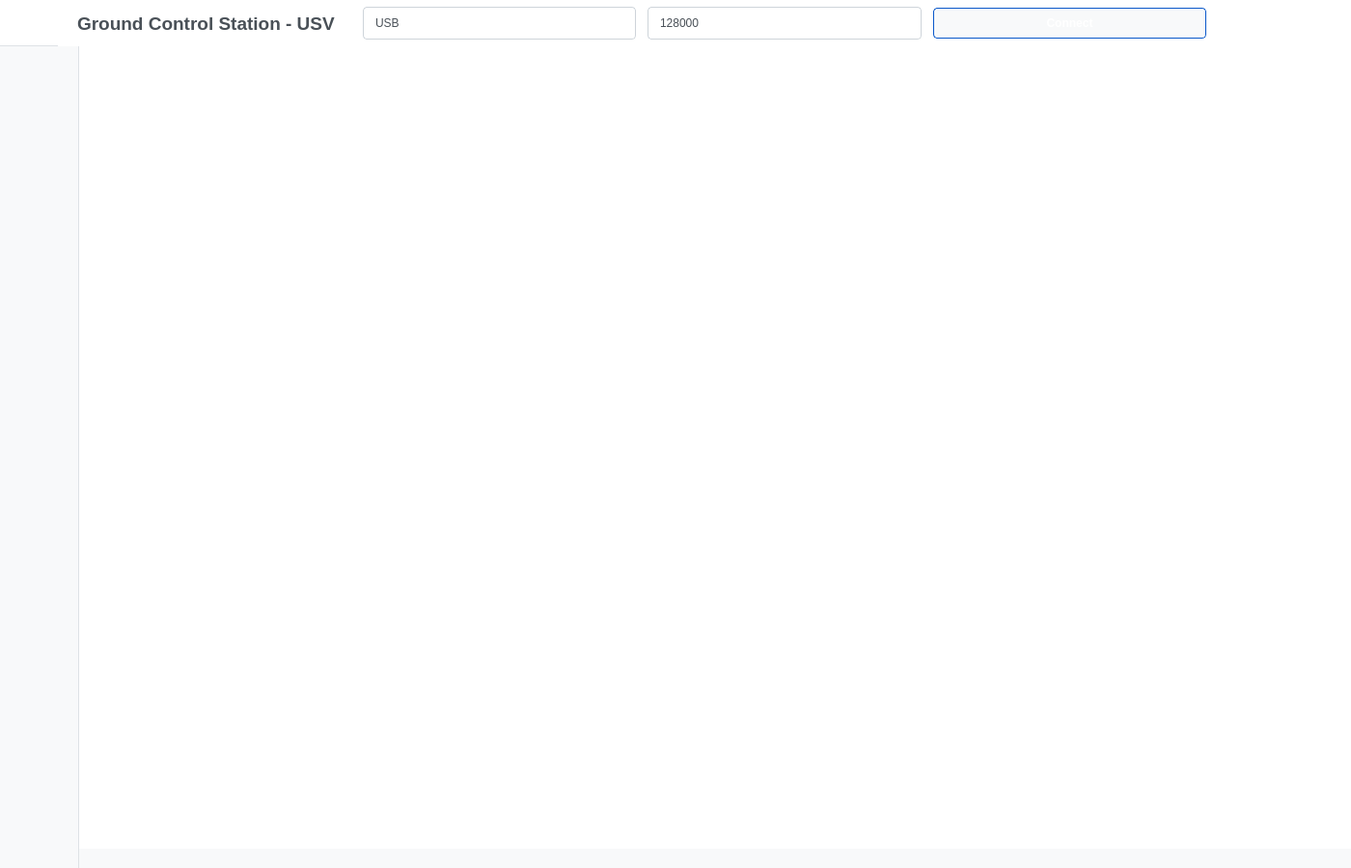
<?xml version="1.0" encoding="UTF-8"?>
<ui version="4.0">
 <class>MainWindow</class>
 <widget class="QMainWindow" name="MainWindow">
  <property name="geometry">
   <rect>
    <x>0</x>
    <y>0</y>
    <width>1400</width>
    <height>900</height>
   </rect>
  </property>
  <property name="minimumSize">
   <size>
    <width>1200</width>
    <height>800</height>
   </size>
  </property>
  <property name="windowTitle">
   <string>Ground Control Station - USV</string>
  </property>
  <property name="styleSheet">
   <string notr="true">
/* MODERN WINDOWS 10 LIGHT STYLE */
QMainWindow {
    background: qlineargradient(x1:0, y1:0, x2:0, y2:1, 
                                stop:0 #f8f9fa, stop:1 #e9ecef);
    color: #212529;
}

/* MODERN TITLE BAR */
QFrame#frame_top {
    background: #ffffff;
    border-bottom: 1px solid #dee2e6;
}

QFrame#frame_top_btns {
    background: #ffffff;
}

/* MODERN BUTTONS - TITLE BAR */
QPushButton#btn_minimize, QPushButton#btn_maximize_restore, QPushButton#btn_close {
    border: none;
    background: transparent;
    padding: 8px;
    color: #495057;
}
QPushButton#btn_minimize:hover, QPushButton#btn_maximize_restore:hover {
    background: #e9ecef;
}
QPushButton#btn_close:hover {
    background: #dc3545;
    color: white;
}

/* MODERN SIDEBAR */
QFrame#frame_left_menu {
    background: #f8f9fa;
    border-right: 1px solid #dee2e6;
}

QPushButton#btn_toggle_menu {
    background: transparent;
    border: none;
    padding: 15px;
    color: #495057;
}
QPushButton#btn_toggle_menu:hover {
    background: #e9ecef;
}

/* MODERN NAVIGATION BUTTONS */
QPushButton#btn_home_page, QPushButton#btn_indicators_page, QPushButton#btn_targets_page {
    background: transparent;
    border: none;
    text-align: left;
    padding: 15px 20px;
    color: #495057;
    font-size: 14px;
    border-left: 3px solid transparent;
}

QPushButton#btn_home_page:hover, QPushButton#btn_indicators_page:hover, QPushButton#btn_targets_page:hover {
    background: #e9ecef;
    color: #212529;
}

QPushButton#btn_home_page:disabled, QPushButton#btn_indicators_page:disabled, QPushButton#btn_targets_page:disabled {
    background: #0d6efd;
    border-left: 3px solid #0d6efd;
    color: #ffffff;
}

/* MODERN CONTENT AREA */
QFrame#frame_content_right {
    background: #ffffff;
}

QFrame#frame_content {
    background: #ffffff;
    border-radius: 8px;
}

/* MODERN CONNECTION CONTROLS */
QComboBox {
    background: #ffffff;
    border: 1px solid #ced4da;
    border-radius: 4px;
    padding: 8px 12px;
    color: #495057;
    selection-background-color: #0d6efd;
}

QComboBox:hover {
    border: 1px solid #0d6efd;
}

QComboBox:focus {
    border: 2px solid #0d6efd;
    outline: none;
}

QComboBox::drop-down {
    border: none;
    width: 20px;
}

QComboBox::down-arrow {
    image: url(uifolder/assets/icons/16x16/cil-arrow-bottom.png);
    width: 12px;
    height: 12px;
}

QComboBox QAbstractItemView {
    background: #ffffff;
    border: 1px solid #ced4da;
    selection-background-color: #0d6efd;
    color: #495057;
}

/* MODERN CONNECT BUTTON */
QPushButton#btn_connect {
    background: qlineargradient(x1:0, y1:0, x2:0, y2:1, 
                                stop:0 #0d6efd, stop:1 #0b5ed7);
    border: 1px solid #0a58ca;
    border-radius: 4px;
    color: #ffffff;
    font-weight: 600;
    padding: 8px 16px;
}

QPushButton#btn_connect:hover {
    background: qlineargradient(x1:0, y1:0, x2:0, y2:1, 
                                stop:0 #0b5ed7, stop:1 #0a58ca);
}

QPushButton#btn_connect:pressed {
    background: #0a58ca;
}

/* MODERN SCROLLBARS */
QScrollBar:vertical {
    background: #f8f9fa;
    width: 12px;
    border-radius: 6px;
}

QScrollBar::handle:vertical {
    background: #ced4da;
    border-radius: 6px;
    min-height: 20px;
}

QScrollBar::handle:vertical:hover {
    background: #adb5bd;
}

QScrollBar::add-line:vertical, QScrollBar::sub-line:vertical {
    border: none;
    background: none;
}

/* MODERN STATUS BAR */
QFrame#frame_top_info {
    background: #0d6efd;
    color: #ffffff;
}

/* MODERN GRIP */
QFrame#frame_grip {
    background: #f8f9fa;
}

/* LABELS */
QLabel {
    color: #495057;
}

/* GENERAL BUTTONS */
QPushButton {
    background: #f8f9fa;
    border: 1px solid #ced4da;
    border-radius: 4px;
    padding: 6px 12px;
    color: #495057;
    font-weight: 500;
}

QPushButton:hover {
    background: #e9ecef;
    border-color: #adb5bd;
}

QPushButton:pressed {
    background: #dee2e6;
}

QPushButton:disabled {
    background: #e9ecef;
    color: #6c757d;
    border-color: #dee2e6;
}
   </string>
  </property>
  <widget class="QWidget" name="centralwidget">
   <layout class="QHBoxLayout" name="horizontalLayout">
    <property name="spacing">
     <number>0</number>
    </property>
    <property name="leftMargin">
     <number>0</number>
    </property>
    <property name="topMargin">
     <number>0</number>
    </property>
    <property name="rightMargin">
     <number>0</number>
    </property>
    <property name="bottomMargin">
     <number>0</number>
    </property>
    <item>
     <widget class="QFrame" name="frame_main">
      <property name="frameShape">
       <enum>QFrame::NoFrame</enum>
      </property>
      <layout class="QVBoxLayout" name="verticalLayout">
       <property name="spacing">
        <number>0</number>
       </property>
       <property name="leftMargin">
        <number>0</number>
       </property>
       <property name="topMargin">
        <number>0</number>
       </property>
       <property name="rightMargin">
        <number>0</number>
       </property>
       <property name="bottomMargin">
        <number>0</number>
       </property>
       <item>
        <widget class="QFrame" name="frame_top">
         <property name="minimumSize">
          <size>
           <width>0</width>
           <height>48</height>
          </size>
         </property>
         <property name="maximumSize">
          <size>
           <width>16777215</width>
           <height>48</height>
          </size>
         </property>
         <property name="frameShape">
          <enum>QFrame::NoFrame</enum>
         </property>
         <layout class="QHBoxLayout" name="horizontalLayout_3">
          <property name="spacing">
           <number>0</number>
          </property>
          <property name="leftMargin">
           <number>0</number>
          </property>
          <property name="topMargin">
           <number>0</number>
          </property>
          <property name="rightMargin">
           <number>0</number>
          </property>
          <property name="bottomMargin">
           <number>0</number>
          </property>
          <item>
           <widget class="QFrame" name="frame_toggle">
            <property name="maximumSize">
             <size>
              <width>60</width>
              <height>16777215</height>
             </size>
            </property>
            <property name="frameShape">
             <enum>QFrame::NoFrame</enum>
            </property>
            <layout class="QVBoxLayout" name="verticalLayout_3">
             <property name="spacing">
              <number>0</number>
             </property>
             <property name="leftMargin">
              <number>0</number>
             </property>
             <property name="topMargin">
              <number>0</number>
             </property>
             <property name="rightMargin">
              <number>0</number>
             </property>
             <property name="bottomMargin">
              <number>0</number>
             </property>
             <item>
              <widget class="QPushButton" name="btn_toggle_menu">
               <property name="text">
                <string/>
               </property>
               <property name="iconSize">
                <size>
                 <width>24</width>
                 <height>24</height>
                </size>
               </property>
              </widget>
             </item>
            </layout>
           </widget>
          </item>
          <item>
           <widget class="QFrame" name="frame_top_right">
            <property name="frameShape">
             <enum>QFrame::NoFrame</enum>
            </property>
            <layout class="QVBoxLayout" name="verticalLayout_2">
             <property name="spacing">
              <number>0</number>
             </property>
             <property name="leftMargin">
              <number>0</number>
             </property>
             <property name="topMargin">
              <number>0</number>
             </property>
             <property name="rightMargin">
              <number>0</number>
             </property>
             <property name="bottomMargin">
              <number>0</number>
             </property>
             <item>
              <widget class="QFrame" name="frame_top_btns">
               <property name="maximumSize">
                <size>
                 <width>16777215</width>
                 <height>48</height>
                </size>
               </property>
               <property name="frameShape">
                <enum>QFrame::NoFrame</enum>
               </property>
               <layout class="QHBoxLayout" name="horizontalLayout_4">
                <property name="spacing">
                 <number>12</number>
                </property>
                <property name="leftMargin">
                 <number>20</number>
                </property>
                <property name="topMargin">
                 <number>0</number>
                </property>
                <property name="rightMargin">
                 <number>0</number>
                </property>
                <property name="bottomMargin">
                 <number>0</number>
                </property>
                <item>
                 <widget class="QLabel" name="label_title_bar_top">
                  <property name="font">
                   <font>
                    <family>Segoe UI</family>
                    <pointsize>14</pointsize>
                    <weight>75</weight>
                    <bold>true</bold>
                   </font>
                  </property>
                  <property name="styleSheet">
                   <string>color: #495057;</string>
                  </property>
                  <property name="text">
                   <string>Ground Control Station - USV</string>
                  </property>
                 </widget>
                </item>
                <item>
                 <widget class="QComboBox" name="combobox_connectionstring">
                  <property name="minimumSize">
                   <size>
                    <width>150</width>
                    <height>32</height>
                   </size>
                  </property>
                  <item>
                   <property name="text">
                    <string>USB</string>
                   </property>
                  </item>
                  <item>
                   <property name="text">
                    <string>Telemetry</string>
                   </property>
                  </item>
                  <item>
                   <property name="text">
                    <string>SITL (UDP)</string>
                   </property>
                  </item>
                  <item>
                   <property name="text">
                    <string>SITL (TCP)</string>
                   </property>
                  </item>
                  <item>
                   <property name="text">
                    <string>TCP</string>
                   </property>
                  </item>
                  <item>
                   <property name="text">
                    <string>UDP</string>
                   </property>
                  </item>
                 </widget>
                </item>
                <item>
                 <widget class="QComboBox" name="combobox_baudrate">
                  <property name="minimumSize">
                   <size>
                    <width>100</width>
                    <height>32</height>
                   </size>
                  </property>
                  <item>
                   <property name="text">
                    <string>128000</string>
                   </property>
                  </item>
                  <item>
                   <property name="text">
                    <string>115200</string>
                   </property>
                  </item>
                  <item>
                   <property name="text">
                    <string>57600</string>
                   </property>
                  </item>
                  <item>
                   <property name="text">
                    <string>38400</string>
                   </property>
                  </item>
                  <item>
                   <property name="text">
                    <string>19200</string>
                   </property>
                  </item>
                  <item>
                   <property name="text">
                    <string>14400</string>
                   </property>
                  </item>
                  <item>
                   <property name="text">
                    <string>9600</string>
                   </property>
                  </item>
                 </widget>
                </item>
                <item>
                 <widget class="QPushButton" name="btn_connect">
                  <property name="minimumSize">
                   <size>
                    <width>80</width>
                    <height>32</height>
                   </size>
                  </property>
                  <property name="text">
                   <string>Connect</string>
                  </property>
                 </widget>
                </item>
                <item>
                 <widget class="QFrame" name="frame_btns_right">
                  <property name="maximumSize">
                   <size>
                    <width>138</width>
                    <height>16777215</height>
                   </size>
                  </property>
                  <property name="frameShape">
                   <enum>QFrame::NoFrame</enum>
                  </property>
                  <layout class="QHBoxLayout" name="horizontalLayout_5">
                   <property name="spacing">
                    <number>0</number>
                   </property>
                   <property name="leftMargin">
                    <number>0</number>
                   </property>
                   <property name="topMargin">
                    <number>0</number>
                   </property>
                   <property name="rightMargin">
                    <number>0</number>
                   </property>
                   <property name="bottomMargin">
                    <number>0</number>
                   </property>
                   <item>
                    <widget class="QPushButton" name="btn_minimize">
                     <property name="minimumSize">
                      <size>
                       <width>46</width>
                       <height>32</height>
                      </size>
                     </property>
                     <property name="maximumSize">
                      <size>
                       <width>46</width>
                       <height>32</height>
                      </size>
                     </property>
                     <property name="text">
                      <string/>
                     </property>
                    </widget>
                   </item>
                   <item>
                    <widget class="QPushButton" name="btn_maximize_restore">
                     <property name="minimumSize">
                      <size>
                       <width>46</width>
                       <height>32</height>
                      </size>
                     </property>
                     <property name="maximumSize">
                      <size>
                       <width>46</width>
                       <height>32</height>
                      </size>
                     </property>
                     <property name="text">
                      <string/>
                     </property>
                    </widget>
                   </item>
                   <item>
                    <widget class="QPushButton" name="btn_close">
                     <property name="minimumSize">
                      <size>
                       <width>46</width>
                       <height>32</height>
                      </size>
                     </property>
                     <property name="maximumSize">
                      <size>
                       <width>46</width>
                       <height>32</height>
                      </size>
                     </property>
                     <property name="text">
                      <string/>
                     </property>
                    </widget>
                   </item>
                  </layout>
                 </widget>
                </item>
               </layout>
              </widget>
             </item>
            </layout>
           </widget>
          </item>
         </layout>
        </widget>
       </item>
       <item>
        <widget class="QFrame" name="frame_top_info">
         <property name="maximumSize">
          <size>
           <width>16777215</width>
           <height>32</height>
          </size>
         </property>
         <property name="frameShape">
          <enum>QFrame::NoFrame</enum>
         </property>
         <layout class="QHBoxLayout" name="horizontalLayout_8">
          <property name="spacing">
           <number>0</number>
          </property>
          <property name="leftMargin">
           <number>20</number>
          </property>
          <property name="topMargin">
           <number>0</number>
          </property>
          <property name="rightMargin">
           <number>20</number>
          </property>
          <property name="bottomMargin">
           <number>0</number>
          </property>
         </layout>
        </widget>
       </item>
       <item>
        <widget class="QFrame" name="frame_center">
         <property name="frameShape">
          <enum>QFrame::NoFrame</enum>
         </property>
         <layout class="QHBoxLayout" name="horizontalLayout_2">
          <property name="spacing">
           <number>0</number>
          </property>
          <property name="leftMargin">
           <number>0</number>
          </property>
          <property name="topMargin">
           <number>0</number>
          </property>
          <property name="rightMargin">
           <number>0</number>
          </property>
          <property name="bottomMargin">
           <number>0</number>
          </property>
          <item>
           <widget class="QFrame" name="frame_left_menu">
            <property name="minimumSize">
             <size>
              <width>60</width>
              <height>0</height>
             </size>
            </property>
            <property name="maximumSize">
             <size>
              <width>240</width>
              <height>16777215</height>
             </size>
            </property>
            <property name="frameShape">
             <enum>QFrame::NoFrame</enum>
            </property>
            <layout class="QVBoxLayout" name="verticalLayout_5">
             <property name="spacing">
              <number>2</number>
             </property>
             <property name="leftMargin">
              <number>0</number>
             </property>
             <property name="topMargin">
              <number>20</number>
             </property>
             <property name="rightMargin">
              <number>0</number>
             </property>
             <property name="bottomMargin">
              <number>20</number>
             </property>
             <item alignment="Qt::AlignTop">
              <widget class="QFrame" name="frame_menus">
               <property name="frameShape">
                <enum>QFrame::NoFrame</enum>
               </property>
               <layout class="QVBoxLayout" name="layout_menus">
                <property name="spacing">
                 <number>2</number>
                </property>
                <property name="leftMargin">
                 <number>0</number>
                </property>
                <property name="topMargin">
                 <number>0</number>
                </property>
                <property name="rightMargin">
                 <number>0</number>
                </property>
                <property name="bottomMargin">
                 <number>0</number>
                </property>
                <item>
                 <widget class="QPushButton" name="btn_home_page">
                  <property name="minimumSize">
                   <size>
                    <width>0</width>
                    <height>48</height>
                   </size>
                  </property>
                  <property name="text">
                   <string/>
                  </property>
                  <property name="iconSize">
                   <size>
                    <width>24</width>
                    <height>24</height>
                   </size>
                  </property>
                 </widget>
                </item>
                <item>
                 <widget class="QPushButton" name="btn_indicators_page">
                  <property name="minimumSize">
                   <size>
                    <width>0</width>
                    <height>48</height>
                   </size>
                  </property>
                  <property name="text">
                   <string/>
                  </property>
                  <property name="iconSize">
                   <size>
                    <width>24</width>
                    <height>24</height>
                   </size>
                  </property>
                 </widget>
                </item>
                <item>
                 <widget class="QPushButton" name="btn_targets_page">
                  <property name="minimumSize">
                   <size>
                    <width>0</width>
                    <height>48</height>
                   </size>
                  </property>
                  <property name="text">
                   <string/>
                  </property>
                  <property name="iconSize">
                   <size>
                    <width>24</width>
                    <height>24</height>
                   </size>
                  </property>
                 </widget>
                </item>
               </layout>
              </widget>
             </item>
            </layout>
           </widget>
          </item>
          <item>
           <widget class="QFrame" name="frame_content_right">
            <property name="frameShape">
             <enum>QFrame::NoFrame</enum>
            </property>
            <layout class="QVBoxLayout" name="verticalLayout_4">
             <property name="spacing">
              <number>0</number>
             </property>
             <property name="leftMargin">
              <number>0</number>
             </property>
             <property name="topMargin">
              <number>0</number>
             </property>
             <property name="rightMargin">
              <number>0</number>
             </property>
             <property name="bottomMargin">
              <number>0</number>
             </property>
             <item>
              <widget class="QFrame" name="frame_content">
               <property name="frameShape">
                <enum>QFrame::NoFrame</enum>
               </property>
               <layout class="QVBoxLayout" name="verticalLayout_9">
                <property name="spacing">
                 <number>0</number>
                </property>
                <property name="leftMargin">
                 <number>12</number>
                </property>
                <property name="topMargin">
                 <number>12</number>
                </property>
                <property name="rightMargin">
                 <number>12</number>
                </property>
                <property name="bottomMargin">
                 <number>12</number>
                </property>
                <item>
                 <widget class="QStackedWidget" name="stackedWidget">
                  <property name="styleSheet">
                   <string notr="true">QStackedWidget { background: transparent; }</string>
                  </property>
                 </widget>
                </item>
               </layout>
              </widget>
             </item>
             <item>
              <widget class="QFrame" name="frame_grip">
               <property name="minimumSize">
                <size>
                 <width>0</width>
                 <height>20</height>
                </size>
               </property>
               <property name="maximumSize">
                <size>
                 <width>16777215</width>
                 <height>20</height>
                </size>
               </property>
               <property name="frameShape">
                <enum>QFrame::NoFrame</enum>
               </property>
               <layout class="QHBoxLayout" name="horizontalLayout_6">
                <property name="spacing">
                 <number>0</number>
                </property>
                <property name="leftMargin">
                 <number>0</number>
                </property>
                <property name="topMargin">
                 <number>0</number>
                </property>
                <property name="rightMargin">
                 <number>2</number>
                </property>
                <property name="bottomMargin">
                 <number>0</number>
                </property>
                <item>
                 <widget class="QFrame" name="frame_label_bottom">
                  <property name="frameShape">
                   <enum>QFrame::NoFrame</enum>
                  </property>
                 </widget>
                </item>
                <item>
                 <widget class="QFrame" name="frame_size_grip">
                  <property name="minimumSize">
                   <size>
                    <width>20</width>
                    <height>20</height>
                   </size>
                  </property>
                  <property name="maximumSize">
                   <size>
                    <width>20</width>
                    <height>20</height>
                   </size>
                  </property>
                  <property name="frameShape">
                   <enum>QFrame::NoFrame</enum>
                  </property>
                 </widget>
                </item>
               </layout>
              </widget>
             </item>
            </layout>
           </widget>
          </item>
         </layout>
        </widget>
       </item>
      </layout>
     </widget>
    </item>
   </layout>
  </widget>
 </widget>
 <resources/>
 <connections/>
</ui>
